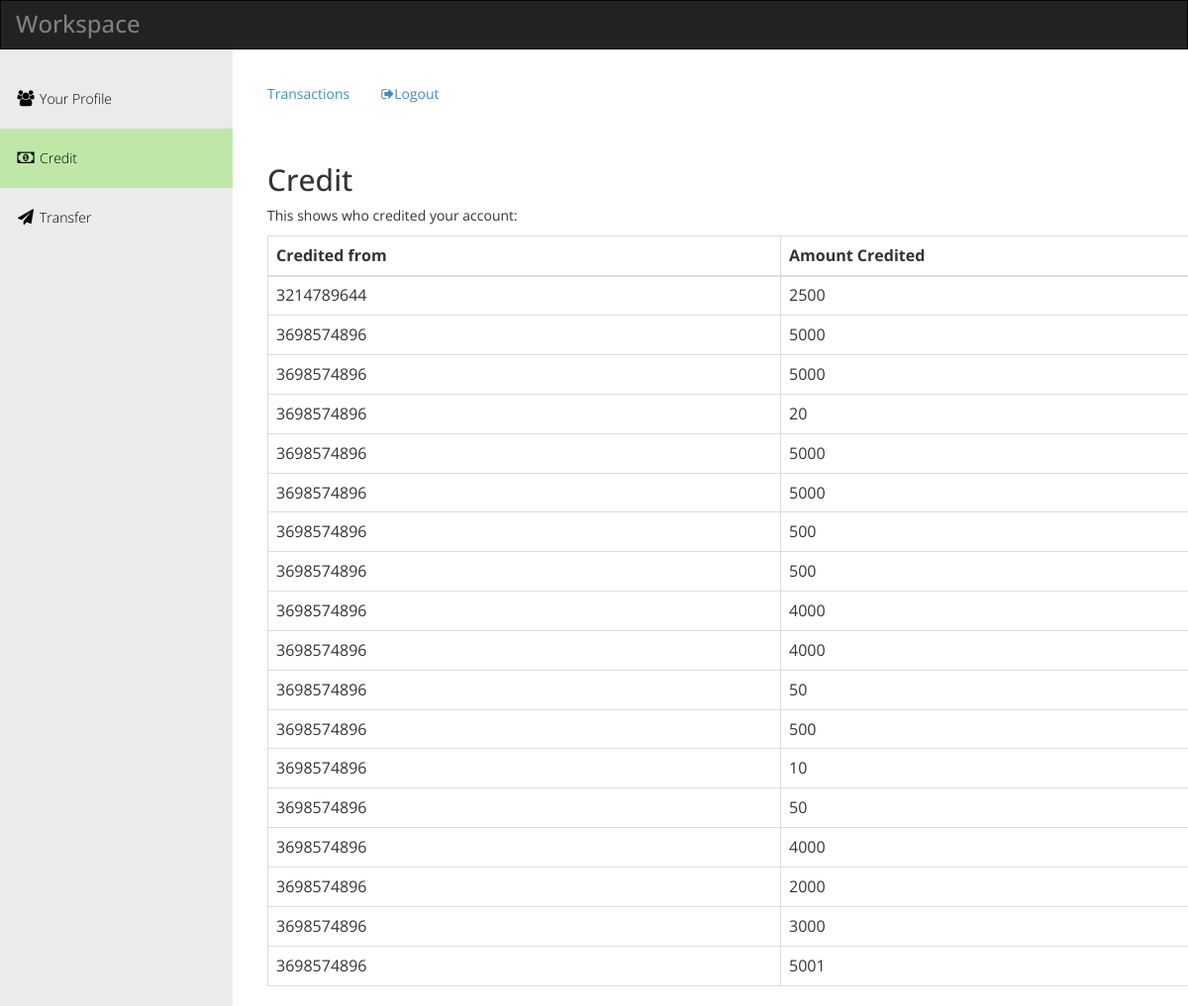
Screenshot of /credit_cash.php (signed in) with the database file from the repository.
### tables this page shows
CREATE TABLE `Credit` (
  `Account_no` varchar(40) NOT NULL,
  `Account_to` varchar(40) NOT NULL,
  `Amount` bigint(20) NOT NULL,
  KEY `Account_no` (`Account_no`),
  CONSTRAINT `Credit_ibfk_1` FOREIGN KEY (`Account_no`) REFERENCES `Customer_list` (`Account_no`) ON DELETE CASCADE ON UPDATE CASCADE
);

### credit_cash.php (the view, shortened to what this page needs)
<html>
<head>
  <link rel="stylesheet" href="css/templatemo_main.css">
</head>
<body>
  <div id="main-wrapper">
    <div class="navbar navbar-inverse" role="navigation">
      <div class="navbar-header">
        <div class="logo"><h1>Workspace</h1></div>
      </div>
    </div>
    <div class="template-page-wrapper">
      <div class="navbar-collapse collapse templatemo-sidebar">
        <ul class="templatemo-sidebar-menu">
  <li><a href="profile.php"><i class="fa fa-users"></i>Your Profile</a></li>
  <li class="active"><a href="credit_cash.php"><i class="fa fa-money"></i>Credit</a></li>
  <li><a href="transfer.php"><i class="fa fa-send"></i>Transfer</a></li>
        </ul>
      </div>
      <div class="templatemo-content-wrapper">
        <div class="templatemo-content">
<div class="row margin-bottom-30">
            <div class="col-md-12">
              <ul class="nav nav-pills">
                <li ><a href="transaction.php">Transactions <span class="badge"></span></a></li>
                <li><a href="logout.php" data-toggle="modal" data-target="#confirmModal"><i class="fa fa-sign-out"></i>Logout <span class="badge"></span></a></li>
              </ul>
            </div>
          </div>
<body>
<div class="container">
  <h2>Credit</h2>
  <p>This shows who credited your account:</p>
  <table class="table table-bordered">
    <thead>
      <tr>
        <th>Credited from</th>
        <th>Amount Credited</th>
      </tr>
    </thead>
    <tbody>
      <tr>
        <?php
require 'db.php';
$temp = $_SESSION['POST'];
$Account_no =$temp['Account_no'];
$query1="SELECT * FROM Credit where Account_no ='$Account_no'";
$query1_data=mysqli_query($conn, $query1);
while($query1_row=mysqli_fetch_assoc($query1_data)){
$Account_to =$query1_row['Account_to'];
$Amount =$query1_row['Amount'];
echo "<tr><td> $Account_to</td>";
echo "<td> $Amount</td></tr>";
}
 ?>
      </tr>
    </tbody>
  </table>
</div>
</body>
    </div>
</div>
</body>
</html>

### css/templatemo_main.css (style rules this page uses)
* { font-family: 'Open Sans', sans-serif; }
body { background-color: rgb(235,235,235); }
h1 { font-size: 24px; }
.logo { display: inline-block; }
.logo h1 { font-size: 24px; margin: 10px 15px; }
.templatemo-content-wrapper { float: left; width: 100%; }
.templatemo-content { margin-left: 235px; margin-top: 0px; min-height: 600px; padding: 25px 20px 0 20px; background-color: white; overflow-x: hidden; }
.margin-bottom-30 { margin-bottom: 30px; }
.navbar { margin-bottom: 0; border-radius: 0; }
.navbar-header { color: rgb(127,127,127); }
.templatemo-sidebar { padding: 0; margin-top: 20px; }
.templatemo-sidebar .templatemo-sidebar-menu { list-style: none; margin: 0; padding: 0; }
.templatemo-sidebar .templatemo-sidebar-menu > li { display: block; margin: 0; padding: 0; border: 0px; }
.templatemo-sidebar .templatemo-sidebar-menu > li > a { display: block; position: relative; margin: 0; border: 0px; padding: 20px 15px; text-decoration: none; font-size: 14px; font-weight: 300; }
.templatemo-sidebar-menu a { color: black; }
.templatemo-sidebar .templatemo-sidebar-menu >li.active, .templatemo-sidebar .templatemo-sidebar-menu>li>a:hover { background-color: rgb(191, 232, 167); }
.templatemo-sidebar .templatemo-sidebar-menu > li > a > i { font-size: 16px; top: 2px; margin-top: 1px; margin-left: 1px; margin-right: 4px; display: inline-block; width: 1.25em; text-align: center; }
.nav-pills>li>a, .nav-tabs>li>a, .alert, .progress, .panel, .btn, .panel-group .panel, .form-control, .modal-content, .breadcrumb { border-radius: 0; }
@media screen and (min-width: 992px) { .templatemo-sidebar { width: 235px; float: left; position: relative; margin-right: -100%; } }

### rows the page displays
credit: Account_to "3214789644", Amount "2500"
credit: Account_to "3698574896", Amount "5000"
credit: Account_to "3698574896", Amount "5000"
credit: Account_to "3698574896", Amount "20"
credit: Account_to "3698574896", Amount "5000"
credit: Account_to "3698574896", Amount "5000"
credit: Account_to "3698574896", Amount "500"
credit: Account_to "3698574896", Amount "500"
credit: Account_to "3698574896", Amount "4000"
credit: Account_to "3698574896", Amount "4000"
credit: Account_to "3698574896", Amount "50"
credit: Account_to "3698574896", Amount "500"
credit: Account_to "3698574896", Amount "10"
credit: Account_to "3698574896", Amount "50"
credit: Account_to "3698574896", Amount "4000"
credit: Account_to "3698574896", Amount "2000"
credit: Account_to "3698574896", Amount "3000"
credit: Account_to "3698574896", Amount "5001"
